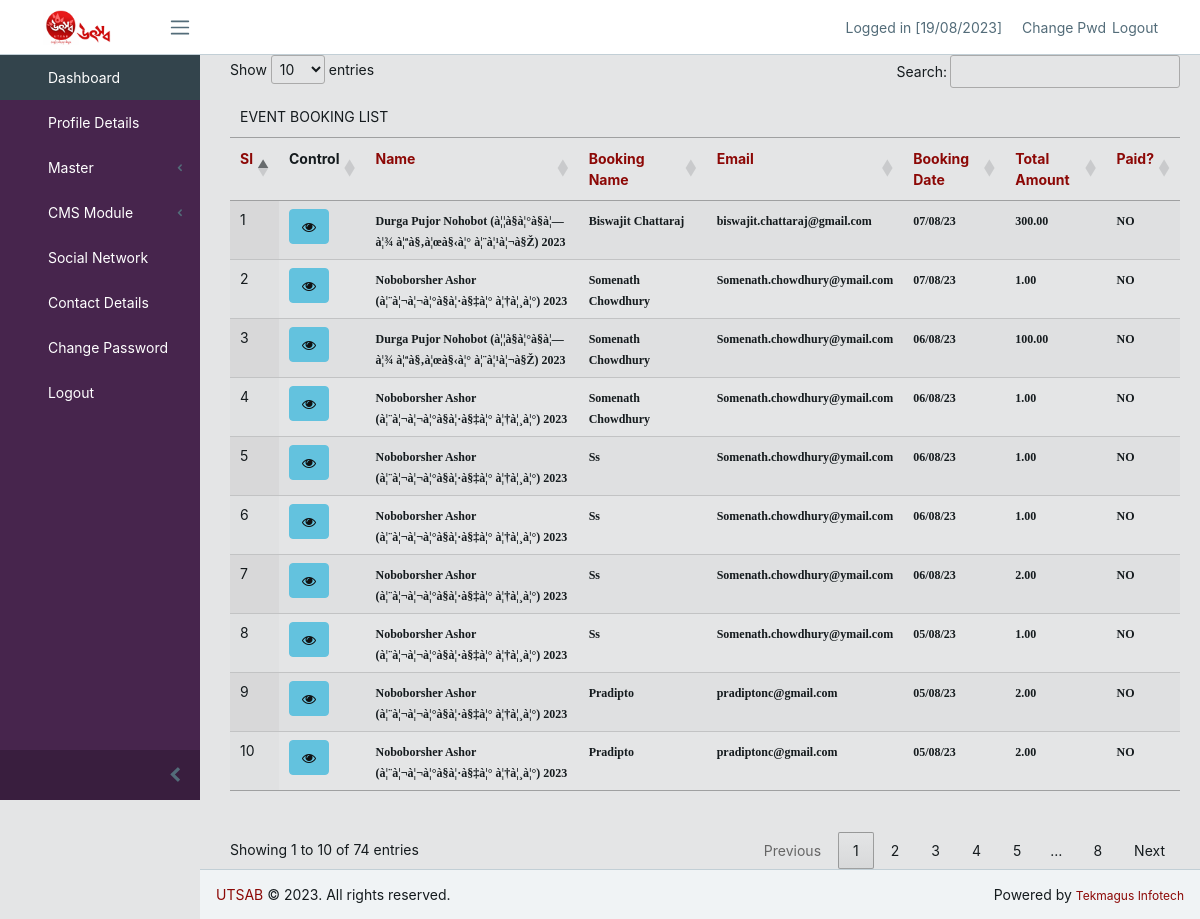
Screenshot of /cms/home.php?op=booking_view (signed in) with the database file from the repository.
### tables this page shows
CREATE TABLE `product_details` (
  `pro_id` int(11) NOT NULL,
  `product_name` text NOT NULL,
  `product_type` text NOT NULL,
  `product_price` text NOT NULL,
  `product_bulk_qty` double NOT NULL DEFAULT 0,
  `product_bulk_price` double NOT NULL DEFAULT 0,
  `product_size` text DEFAULT NULL,
  `product_color` text DEFAULT NULL,
  `product_details` text NOT NULL,
  `product_features` varchar(1000) NOT NULL,
  `product_category` text NOT NULL,
  `new` varchar(10) NOT NULL DEFAULT 'NO',
  `sell_off` varchar(10) NOT NULL DEFAULT 'NO',
  `best_seller` varchar(10) NOT NULL DEFAULT 'NO',
  `pro_pic` text NOT NULL,
  `model_pro_pic` text DEFAULT NULL,
  `model_pro_pic1` text DEFAULT NULL,
  `model_pro_pic2` text DEFAULT NULL,
  `model_pro_pic3` text DEFAULT NULL,
  `model_pro_pic4` text DEFAULT NULL,
  `status` text NOT NULL,
  `product_video` varchar(100) DEFAULT NULL,
  `product_pdf` text DEFAULT NULL,
  `prod_brand` int(11) NOT NULL DEFAULT 1,
  `exitype` varchar(25) NOT NULL DEFAULT 'PAST',
  `exidate` text DEFAULT NULL,
  `exidate1` text DEFAULT NULL,
  `exi_photo_type` varchar(25) NOT NULL DEFAULT 'PHOTO',
  `product_location` text DEFAULT NULL,
  `event_year` int(10) NOT NULL DEFAULT 2023
);

CREATE TABLE `event_booking_master` (
  `evbk_id` int(11) NOT NULL,
  `evbk_code` varchar(50) DEFAULT NULL,
  `evbk_date` varchar(11) NOT NULL,
  `evbk_name` text NOT NULL,
  `evbk_contact` text NOT NULL,
  `evbk_email` text NOT NULL,
  `evbk_event` int(11) NOT NULL,
  `evbk_gross` double(10,2) NOT NULL DEFAULT 0.00,
  `evbk_pay_status` varchar(10) NOT NULL DEFAULT 'NO',
  `evbk_pay_reffno` varchar(500) DEFAULT NULL,
  `evbk_status` varchar(10) NOT NULL DEFAULT 'ACTIVE'
);

### cms/pages/booking_view.php (the view, shortened to what this page needs)
<?php
	$sql="select * from product_details,event_booking_master where evbk_event=pro_id and evbk_status<> 'DELETE' order by evbk_id desc";
	$res=mysqli_query($dbhandle,$sql);
	$cnt=mysqli_num_rows($res);
?><head>
</head>
<form class="form-horizontal"name="chng_pass_frm" method="post" action="#" onsubmit="return v.exec()">
<div style="width:950px; overflow-x: scroll">
<table id="data_table" class="display" width="100%" align="center">
<thead>
  <tr>
		<td class="special" colspan="13" align="left">EVENT BOOKING LIST</td>
  </tr>
  <tr id="welcome" class="post">
    <th align="left" valign="top"><a href='#' >Sl</a></th>
	<th align="left" valign="top">Control</th>
	<th align="left" valign="top"><a href='#' > Name</a></th>
	<th align="left" valign="top"><a href='#' > Booking Name</a></th>
	<th align="left" valign="top"><a href='#' > Email</a></th>
	<th align="left" valign="top"><a href='#' > Booking Date</a></th>
	<th align="left" valign="top"><a href='#' > Total Amount</a></th>
	<th align="left" valign="top"><a href='#' > Paid?</a></th>
  </tr>
</thead>
<tbody>
<?php
if($cnt>0)
{
	$i=0;
	while($row=mysqli_fetch_assoc($res))
	{
		$i++;
?>
	  <tr>
	    <td align="left" valign="top"><?php echo $i;?></td>
		<td align="left" valign="top">
            <a href="home.php?op=booking_dtls&id=<?php echo base64_encode($row['evbk_id']);?>" class="btn btn-xs btn-info" title="Edit Event"><i class="fa fa-eye" aria-hidden="true"></i></a>        </td>
		<td align="left" valign="top"><span class="style11"><?php echo $row['product_name'];?></span></td>
		<td align="left" valign="top"><span class="style11"><?php echo $row['evbk_name'];?></span></td>
		<td align="left" valign="top"><span class="style11"><?php echo $row['evbk_email'];?></span></td>
		<td align="left" valign="top"><span class="style11"><?php echo $row['evbk_date'];?> </span></td>
		<td align="left" valign="top"><span class="style11"><?php echo $row['evbk_gross'];?> </span></td>
		<td align="left" valign="top"><span class="style11"><?php echo $row['evbk_pay_status'];?> </span></td>
	  </tr>
<?php
	}
}else{
	echo '<tr><td colspan="11" align="left" valign="top">Data Not Found!</td></tr>';
}
?>
</tbody>
<tfoot><tr><td colspan="12">&nbsp;
</td>
</tr></tfoot>
</table>
</div>

### rows the page displays
product_details: product_name "Durga Pujor Nohobot (à¦¦à§à¦°à§à¦—à¦¾ à¦ªà§‚à¦œà§‹à¦° à¦¨à¦¹à¦¬à§Ž) 2023", event_booking_master.evbk_name "Biswajit Chattaraj", event_booking_master.evbk_email "biswajit.chattaraj@gmail.com", event_booking_master.evbk_date "07/08/23", event_booking_master.evbk_gross "300.00", event_booking_master.evbk_pay_status "NO", event_booking_master.evbk_name "Somenath Chowdhury", event_booking_master.evbk_email "Somenath.chowdhury@ymail.com", event_booking_master.evbk_date "06/08/23", event_booking_master.evbk_gross "100.00"
product_details: product_name "Noboborsher Ashor (à¦¨à¦¬à¦¬à¦°à§à¦·à§‡à¦° à¦†à¦¸à¦°) 2023", event_booking_master.evbk_name "Somenath Chowdhury", event_booking_master.evbk_email "Somenath.chowdhury@ymail.com", event_booking_master.evbk_date "07/08/23", event_booking_master.evbk_gross "1.00", event_booking_master.evbk_pay_status "NO", event_booking_master.evbk_date "06/08/23", event_booking_master.evbk_name "Ss", event_booking_master.evbk_gross "2.00", event_booking_master.evbk_date "05/08/23", event_booking_master.evbk_name "Pradipto", event_booking_master.evbk_email "pradiptonc@gmail.com"
